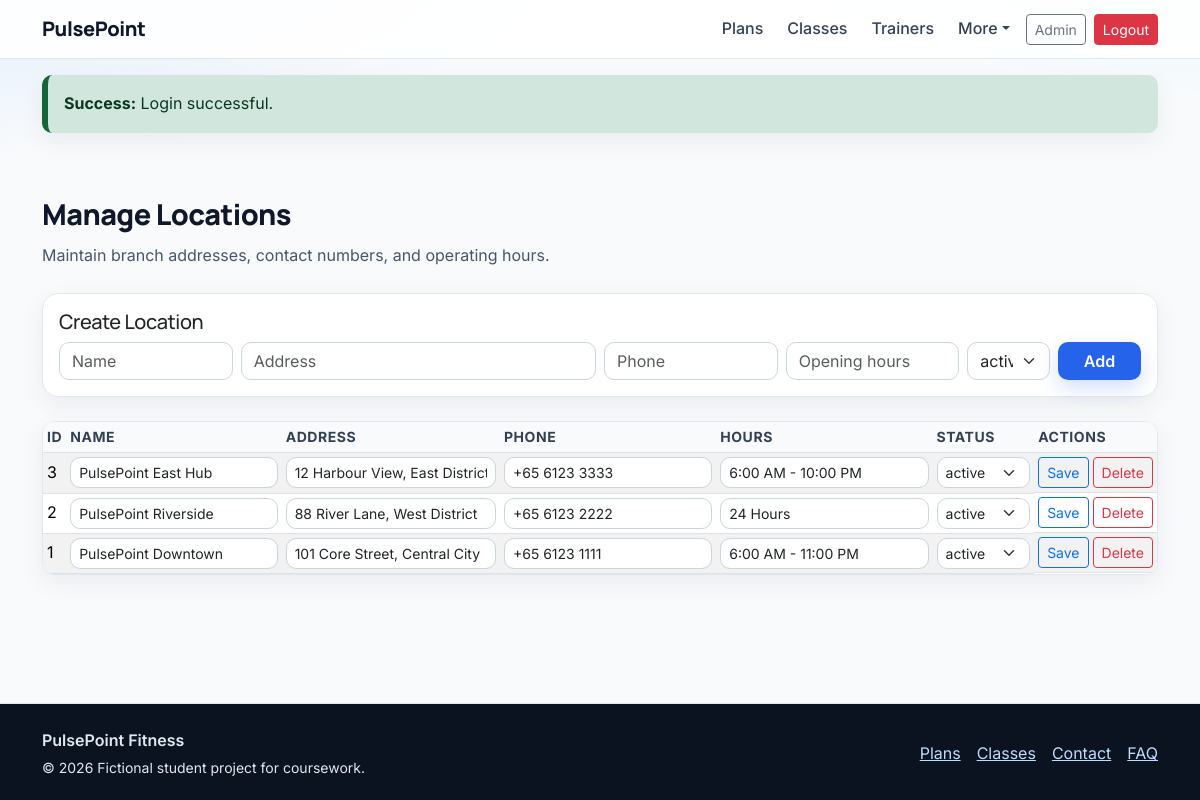
Page /admin/locations (signed in) on the committed database.
### tables this page shows
CREATE TABLE gym_locations (
  id INT AUTO_INCREMENT PRIMARY KEY,
  name VARCHAR(120) NOT NULL,
  address VARCHAR(255) NOT NULL,
  phone VARCHAR(30) NOT NULL,
  opening_hours VARCHAR(120) NOT NULL,
  status ENUM('active','inactive') NOT NULL DEFAULT 'active',
  created_at TIMESTAMP DEFAULT CURRENT_TIMESTAMP,
  updated_at TIMESTAMP DEFAULT CURRENT_TIMESTAMP ON UPDATE CURRENT_TIMESTAMP
);

### app/Core/helpers.php (called while the page is built, shortened)
<?php
function view(string $template, array $data = [], string $layout = 'main'): void
{
    extract($data, EXTR_SKIP);
    $viewPath = __DIR__ . '/../Views/' . $template . '.php';
    require $viewPath;
}
function e(?string $value): string
{
    return htmlspecialchars((string) $value, ENT_QUOTES, 'UTF-8');
}

### app/Core/Controller.php (called while the page is built, shortened)
<?php
class Controller
{
    protected function render(string $view, array $data = [], string $layout = 'main'): void
    {
        view($view, $data, $layout);
    }
}

### app/Controllers/AdminController.php (called while the page is built, shortened)
<?php
class AdminController extends Controller
{
    public function locations(): void
    {
        $this->render('admin/locations', ['title' => 'Manage Locations', 'locations' => (new LocationModel())->all()]);
    }
}

### public/index.php (called while the page is built, shortened)
<?php
$uri = parse_url($_SERVER['REQUEST_URI'] ?? '/', PHP_URL_PATH) ?: '/';
$method = $_SERVER['REQUEST_METHOD'] ?? 'GET';
$routes = config('routes');
$matched = null;
foreach ($routes as $route) {
    [$routeMethod, $routePath, $controllerName, $action, $middleware] = $route;
    if ($method === $routeMethod && $uri === $routePath) {
        $matched = $route;
        break;
    }
}
[, , $controllerName, $action, $middleware] = $matched;
$controller = new $controllerClass();
$controller->$action();

### app/Models/BaseModel.php (called while the page is built, shortened)
<?php
abstract class BaseModel
{
    public function __construct()
    {
        $this->db = Database::connection();
    }
}

### app/Core/Database.php (called while the page is built, shortened)
<?php
class Database
{
    private static ?PDO $pdo = null;
    public static function connection(): PDO
    {
        if (self::$pdo !== null) {
            return self::$pdo;
        }
        $db = config('database');
        $dsn = sprintf(
            'mysql:host=%s;port=%d;dbname=%s;charset=%s',
            $db['host'],
            $db['port'],
            $db['name'],
            $db['charset']
        );
        try {
            self::$pdo = new PDO($dsn, $db['user'], $db['pass'], [
                PDO::ATTR_ERRMODE => PDO::ERRMODE_EXCEPTION,
                PDO::ATTR_DEFAULT_FETCH_MODE => PDO::FETCH_ASSOC,
                PDO::ATTR_EMULATE_PREPARES => false,
            ]);
        } catch (PDOException $e) {
            http_response_code(500);
            error_log('Database connection failed: ' . $e->getMessage());
            $app = config('app');
            if (($app['debug'] ?? false) === true) {
                exit('Database connection failed: ' . $e->getMessage());
            }
            exit('Database connection failed.');
        }
        return self::$pdo;
    }
}

### app/Models/LocationModel.php (called while the page is built, shortened)
<?php
class LocationModel extends BaseModel
{
    public function all(): array
    {
        $stmt = $this->db->query('SELECT * FROM gym_locations ORDER BY id DESC');
        return $stmt->fetchAll();
    }
}

### app/Views/admin/locations.php (the view, shortened to what this page needs)
<section class="container page-shell">
  <h1 class="section-title">Manage Locations</h1>
  <p class="section-subtitle">Maintain branch addresses, contact numbers, and operating hours.</p>
  <form action="/admin/locations/create" method="post" class="card p-3 mb-4">
    <h2 class="h5">Create Location</h2>
    <div class="row g-2">
      <div class="col-md-2"><input class="form-control" name="name" placeholder="Name" required></div>
      <div class="col-md-4"><input class="form-control" name="address" placeholder="Address" required></div>
      <div class="col-md-2"><input class="form-control" name="phone" placeholder="Phone" required></div>
      <div class="col-md-2"><input class="form-control" name="opening_hours" placeholder="Opening hours" required></div>
      <div class="col-md-1"><select name="status" class="form-select"><option>active</option><option>inactive</option></select></div>
      <div class="col-md-1"><button class="btn btn-brand w-100" type="submit">Add</button></div>
    </div>
  </form>
  <div class="table-responsive">
    <table class="table table-sm table-striped align-middle">
      <thead><tr><th>ID</th><th>Name</th><th>Address</th><th>Phone</th><th>Hours</th><th>Status</th><th>Actions</th></tr></thead>
      <tbody>
        <?php foreach ($locations as $l): ?>
          <tr>
            <form action="/admin/locations/update" method="post">
              <td><?= (int)$l['id'] ?><input type="hidden" name="id" value="<?= (int)$l['id'] ?>"></td>
              <td><input class="form-control form-control-sm" name="name" value="<?= e($l['name']) ?>" required></td>
              <td><input class="form-control form-control-sm" name="address" value="<?= e($l['address']) ?>" required></td>
              <td><input class="form-control form-control-sm" name="phone" value="<?= e($l['phone']) ?>" required></td>
              <td><input class="form-control form-control-sm" name="opening_hours" value="<?= e($l['opening_hours']) ?>" required></td>
              <td><select name="status" class="form-select form-select-sm"><option value="active" <?= $l['status']==='active'?'selected':'' ?>>active</option></select></td>
              <td class="d-flex gap-1">
                <button class="btn btn-sm btn-outline-primary">Save</button>
            </form>
            <form action="/admin/locations/delete" method="post">
              <button class="btn btn-sm btn-outline-danger">Delete</button>
            </form>
          </tr>
        <?php endforeach; ?>
      </tbody>
    </table>
  </div>
</section>

### public/assets/css/styles.css (style rules this page uses)
:root { --pp-bg: #f8fafc; --pp-bg-soft: #f1f5f9; --pp-surface: #ffffff; --pp-surface-alt: #f8fafc; --pp-text: #0f172a; --pp-muted: #475569; --pp-border: #e2e8f0; --pp-primary: #2563eb; --pp-primary-strong: #1d4ed8; --pp-accent: #0f766e; --pp-danger: #b91c1c; --pp-success: #166534; --pp-warning: #854d0e; --pp-focus: #0ea5e9; --pp-shadow-1: 0 8px 24px rgba(15, 23, 42, 0.06); --pp-shadow-2: 0 16px 40px rgba(15, 23, 42, 0.1); --pp-radius-lg: 16px; --pp-radius-md: 12px; --pp-radius-sm: 10px; --pp-space-1: 0.25rem; --pp-space-2: 0.5rem; --pp-space-3: 0.75rem; --pp-space-4: 1rem; --pp-space-5: 1.5rem; --pp-space-6: 2rem; --pp-space-7: 3rem; --pp-space-8: 4rem; }
* { box-sizing: border-box; }
html { font-size: 16px; scroll-behavior: smooth; }
body { font-family: "Inter", "Segoe UI", Tahoma, sans-serif; color: var(--pp-text); line-height: 1.6; background: radial-gradient(1000px 360px at -5% -10%, #dbeafe 0%, transparent 65%), radial-gradient(1000px 400px at 110% -20%, #ccfbf1 0%, transparent 65%), var(--pp-bg); }
h1, h2, h3, h4, h5, h6, .section-title, .navbar-brand { font-family: "Manrope", "Segoe UI", Tahoma, sans-serif; letter-spacing: -0.02em; }
.page-shell { padding-block: var(--pp-space-7); }
.section-title { font-size: clamp(1.55rem, 2.4vw, 2.3rem); font-weight: 800; margin-bottom: var(--pp-space-3); }
.section-subtitle { color: var(--pp-muted); max-width: 62ch; margin-bottom: var(--pp-space-5); }
.btn-brand { background: var(--pp-primary); color: #fff; border: 1px solid transparent; border-radius: var(--pp-radius-sm); box-shadow: 0 8px 20px rgba(37, 99, 235, 0.2); font-weight: 600; }
.card, .surface-card { border-radius: var(--pp-radius-lg); border: 1px solid var(--pp-border); box-shadow: var(--pp-shadow-1); background: var(--pp-surface); }
.form-control, .form-select { border-color: #cbd5e1; border-radius: var(--pp-radius-sm); }
.table { margin-bottom: 0; }
.table th { white-space: nowrap; font-size: 0.875rem; text-transform: uppercase; letter-spacing: 0.04em; color: #334155; }
.table td { vertical-align: middle; }
.table-responsive { border: 1px solid var(--pp-border); border-radius: var(--pp-radius-md); background: var(--pp-surface); box-shadow: var(--pp-shadow-1); }
.table-responsive thead th { position: sticky; top: 0; z-index: 1; background: #f8fafc; }
.pp-fade-in { animation: ppFadeIn 260ms ease-out; }

### rows in the picture
gym_locations: id "3", name "PulsePoint East Hub", address "12 Harbour View, East District", phone "+65 6123 3333", opening_hours "6:00 AM - 10:00 PM", status "active"
gym_locations: id "2", name "PulsePoint Riverside", address "88 River Lane, West District", phone "+65 6123 2222", opening_hours "24 Hours", status "active"
gym_locations: id "1", name "PulsePoint Downtown", address "101 Core Street, Central City", phone "+65 6123 1111", opening_hours "6:00 AM - 11:00 PM", status "active"

### other values in the picture
$msg "Login successful."
